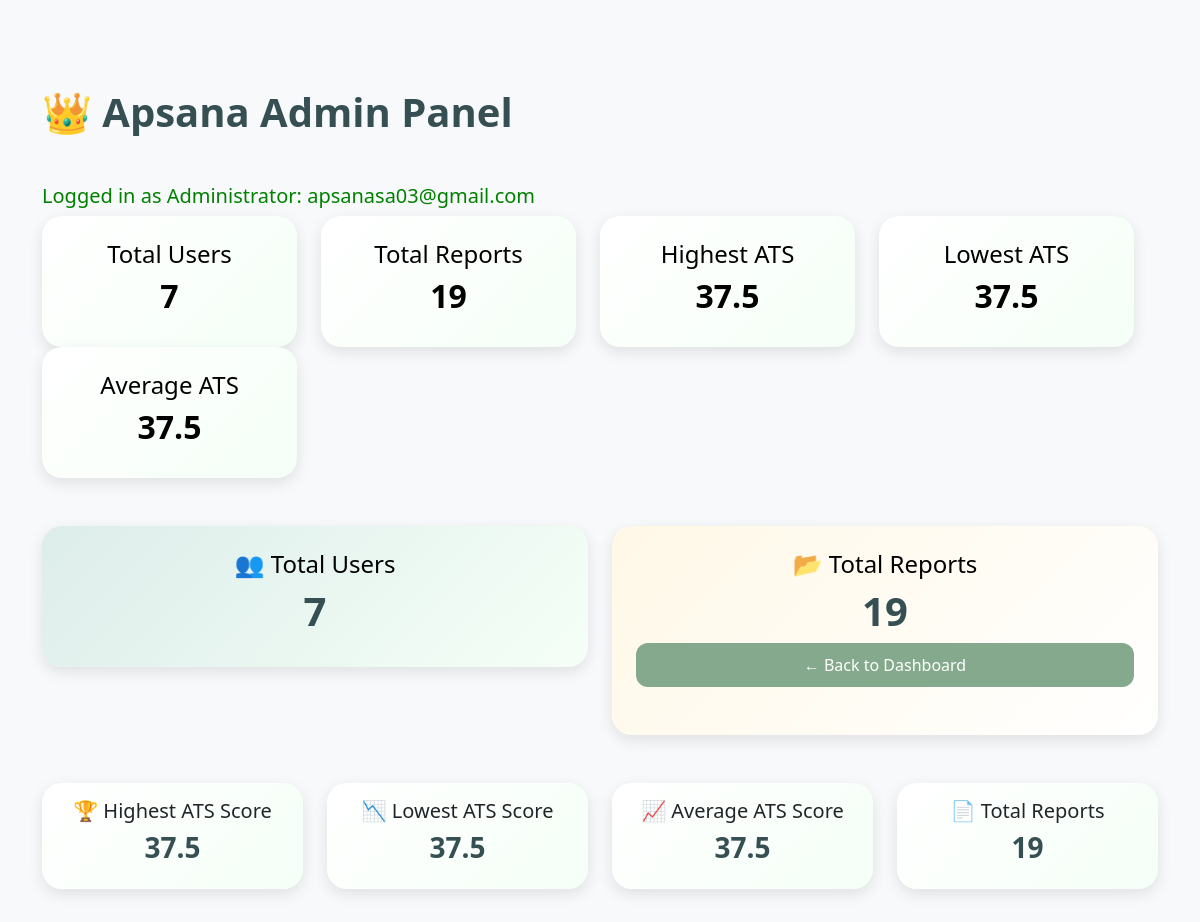
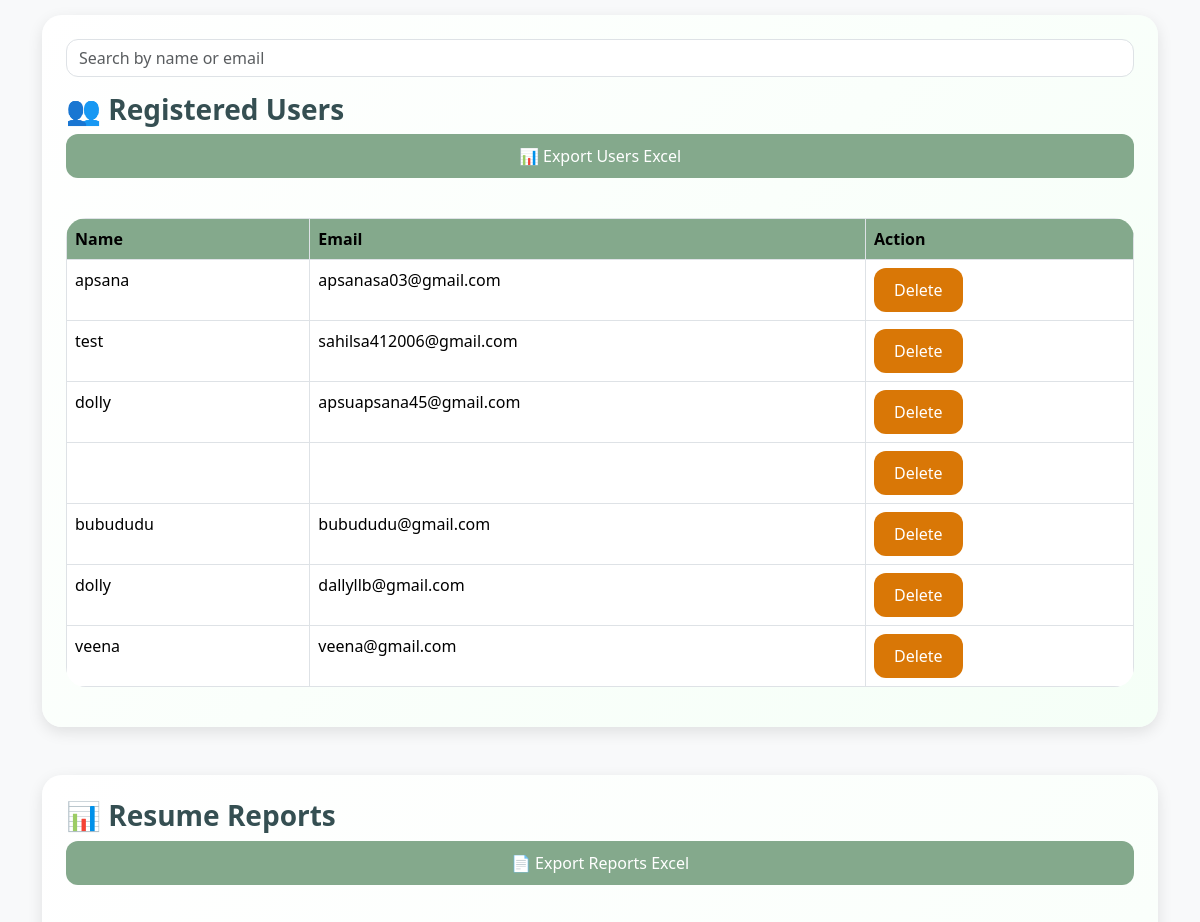
The page /admin (signed in, upper part) on the database as committed earlier (2 pictures, top to bottom).
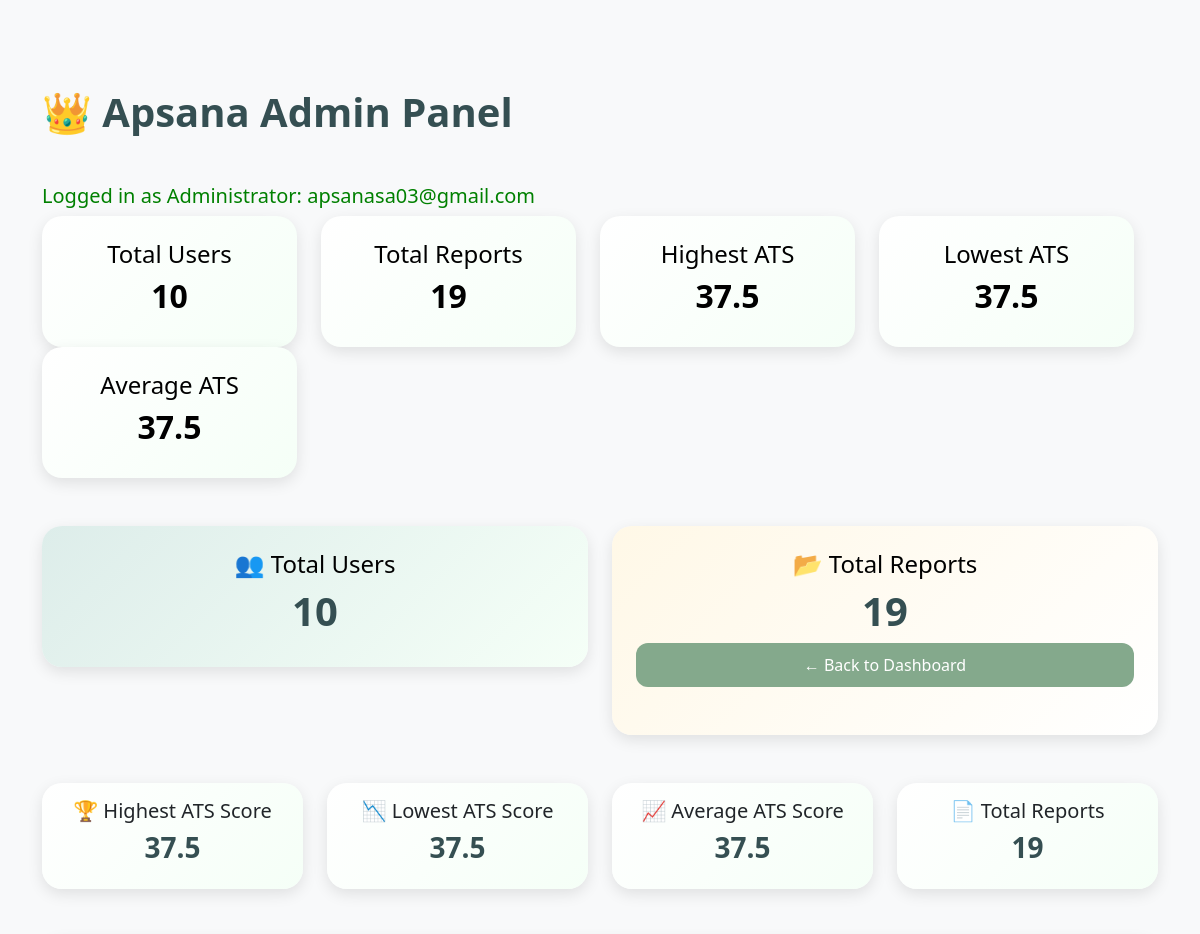
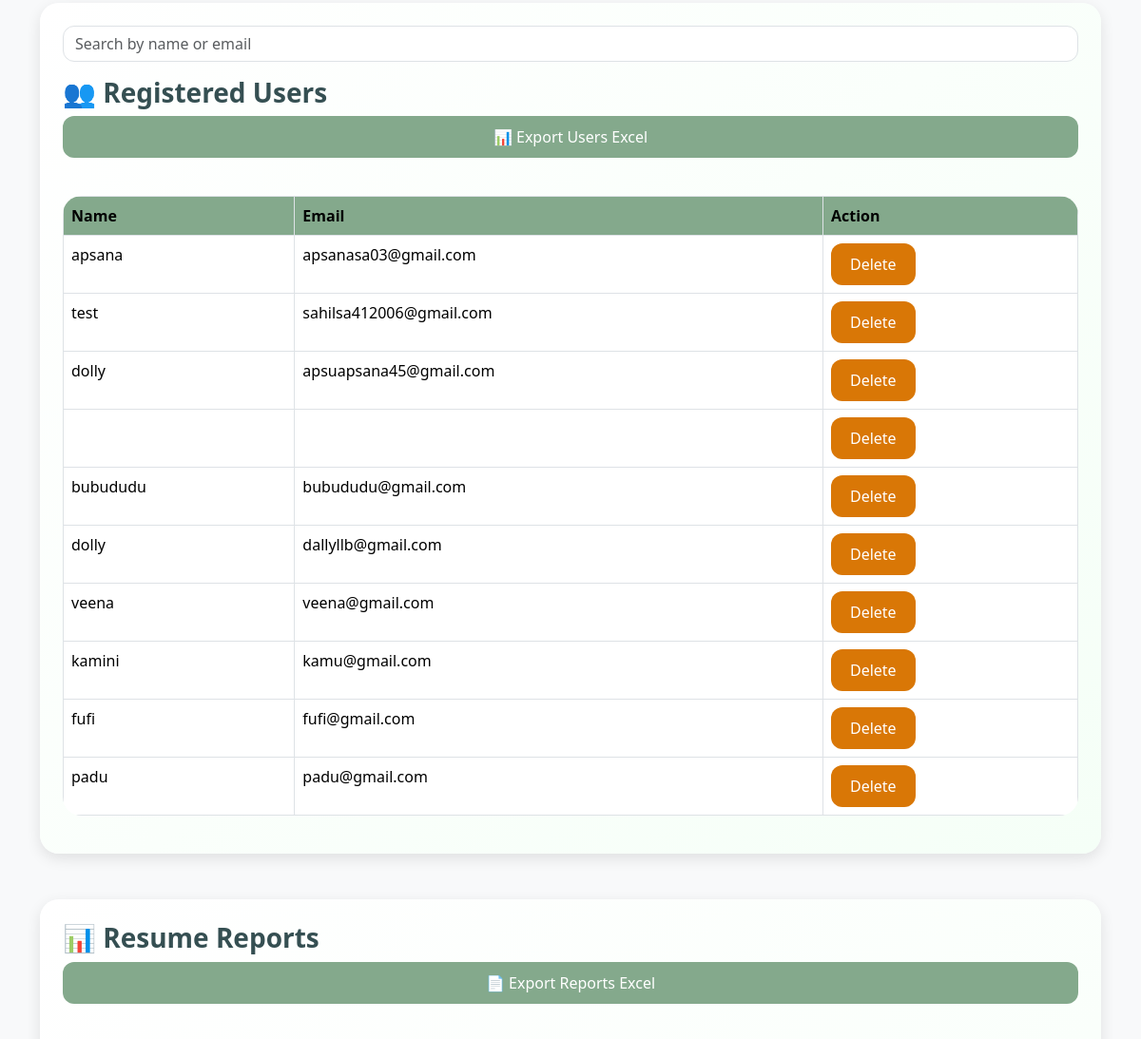
The same page on the database as committed later (2 pictures, top to bottom).
### tables this page shows
CREATE TABLE users(

        id INTEGER PRIMARY KEY AUTOINCREMENT,

        name TEXT,

        email TEXT UNIQUE,

        password TEXT

    );

### app.py (the view)
@app.route('/admin')
def admin():
    if session.get('user') != "apsanasa03@gmail.com":
        return "Access Denied"
    print(session.get('user'))
    search = request.args.get('search')
    if search:
        users = search_users(search)
    else:
        users = get_all_users()
        reports = get_all_reports()
        highest_score, lowest_score, average_score, total_reports = get_statistics()
        total_users = count_users()
        total_reports = count_reports()
        return render_template(
        'admin.html',
        users=users,
        reports=reports,
        highest_score=highest_score,
        lowest_score=lowest_score,
        average_score=average_score,
        total_users=total_users,
        total_reports=total_reports
    )

### utils/database.py (called while the page is built)
def get_all_users():
    conn = sqlite3.connect("database/users.db")
    cursor = conn.cursor()
    cursor.execute(
        """
        SELECT name, email
        FROM users
        """
    )
    users = cursor.fetchall()
    conn.close()
    return users

def get_all_reports():
    conn = sqlite3.connect("database/users.db")
    cursor = conn.cursor()
    cursor.execute(
        """
       SELECT user_email, score,date, id
       FROM reports
        """
    )
    reports = cursor.fetchall()
    conn.close()
    return reports

def count_users():
    conn = sqlite3.connect("database/users.db")
    cursor = conn.cursor()
    cursor.execute(
        """
        SELECT COUNT(*)
        FROM users
        """
    )
    total = cursor.fetchone()[0]
    conn.close()
    return total

def count_reports():
    conn = sqlite3.connect("database/users.db")
    cursor = conn.cursor()
    cursor.execute(
        """
        SELECT COUNT(*)
        FROM reports
        """
    )
    total = cursor.fetchone()[0]
    conn.close()
    return total

### templates/admin.html (shortened to what this page needs)
<!DOCTYPE html>
<html lang="en">
<head>
    <link
    href="https://cdn.jsdelivr.net/npm/bootstrap@5.3.3/dist/css/bootstrap.min.css"
    rel="stylesheet">
    <link rel="stylesheet"
    href="{{ url_for('static',
                     filename='css/style.css') }}">
</head>
<body>
<div class="container mt-5">
    <h1 class="mb-5">
        👑  Apsana Admin Panel
    </h1>
    <h5 style="color:green;">
    Logged in as Administrator:
    {{ session['user'] }}
</h5>
    <div class="row mb-5">
        <div class="row mb-5">
    <div class="col-md-3">
        <div class="card text-center p-4 bg-primary text-white">
            <h4>Total Users</h4>
            <h2>{{ total_users }}</h2>
        </div>
    </div>
    <div class="col-md-3">
        <div class="card text-center p-4 bg-success text-white">
            <h4>Total Reports</h4>
            <h2>{{ total_reports }}</h2>
        </div>
    </div>
    <div class="col-md-3">
        <div class="card text-center p-4 bg-warning text-dark">
            <h4>Highest ATS</h4>
            <h2>{{ highest_score }}</h2>
        </div>
    </div>
    <div class="col-md-3">
        <div class="card text-center p-4 bg-danger text-white">
            <h4>Lowest ATS</h4>
            <h2>{{ lowest_score }}</h2>
        </div>
    </div>
    <div class="col-md-3">
    <div class="card text-center p-4 bg-info text-white">
        <h4>Average ATS</h4>
        <h2>{{ average_score }}</h2>
    </div>
</div>
</div>
    <div class="col-md-6">
        <div class="card text-center p-4"
             style="background:linear-gradient(135deg,#DDEDEA,#F5FFF7);">
            <h4>
                👥 Total Users
            </h4>
            <h1>
                {{ total_users }}
            </h1>
        </div>
    </div>
    <div class="col-md-6">
        <div class="card text-center p-4"
             style="background:linear-gradient(135deg,#FFF8E7,#FFFFFF);">
            <h4>
                📂 Total Reports
            </h4>
            <h1>
                {{ total_reports }}
            </h1>
            <a href="/dashboard"
class="btn btn-success mb-4">
    ← Back to Dashboard
</a>
        </div>
    </div>
</div>
    <div class="row mb-5">
    <div class="col-md-3">
        <div class="card text-center p-3">
            <h5>🏆 Highest ATS Score</h5>
            <h3>{{ highest_score }}</h3>
        </div>
    </div>
    <div class="col-md-3">
        <div class="card text-center p-3">
            <h5>📉 Lowest ATS Score</h5>
            <h3>{{ lowest_score }}</h3>
        </div>
    </div>
    <div class="col-md-3">
        <div class="card text-center p-3">
            <h5>📈 Average ATS Score</h5>
            <h3>{{ average_score }}</h3>
        </div>
    </div>
    <div class="col-md-3">
        <div class="card text-center p-3">
            <h5>📄 Total Reports</h5>
            <h3>{{ total_reports }}</h3>
        </div>
    </div>
</div>
    <div class="card p-4 mb-5">
<form method="GET" class="mb-3">
    <input
        type="text"
        name="search"
        class="form-control"
        placeholder="Search by name or email">
</form>
        <h3>
            👥 Registered Users
        </h3>
        <a href="/export-users"
   class="btn btn-success mb-3">
    📊 Export Users Excel
</a>
        <br>
<table class="table table-hover table-bordered">
            <thead>
                <tr>
                   <th>Name</th>
                   <th>Email</th>
                   <th>Action</th>
                </tr>
            </thead>
            <tbody>
                {% for user in users %}
<tr>
    <td>
        {{ user[0] }}
    </td>
    <td>
        {{ user[1] }}
    </td>
    <td>
        <a href="/delete-user/{{ user[1] }}"
           class="btn btn-danger">
            Delete
        </a>
    </td>
</tr>
                {% endfor %}
            </tbody>
        </table>
    </div>
<div class="card p-4">
    <h3>
        📊 Resume Reports
    </h3>
    <a href="/export-reports"
   class="btn btn-success mb-3">
    📄 Export Reports Excel
</a>
    <br>
</div>
</div>
</body>
</html>

Rows that differ between the two databases and show on the page:
added users: name "kamini", email "kamu@gmail.com"
added users: name "fufi", email "fufi@gmail.com"
added users: name "padu", email "padu@gmail.com"
Other text that changed with them:
{{ total_users }}: "7" → "10"
